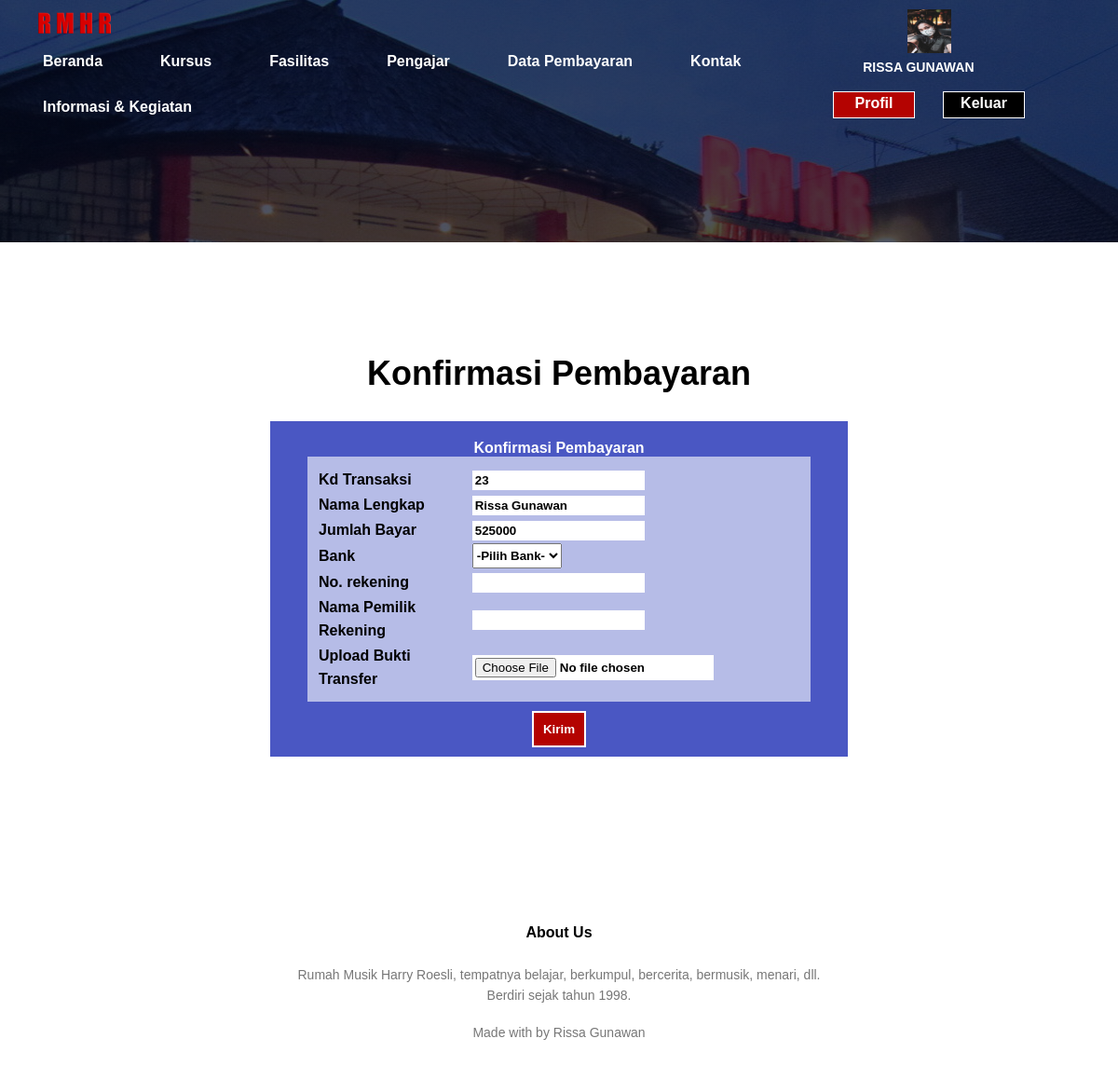
The page /user/bayar.php?id=23 (signed in) on the database its author committed.
### tables this page shows
CREATE TABLE `tamu` (
  `idtamu` int(11) NOT NULL,
  `username` varchar(20) NOT NULL,
  `email` varchar(50) NOT NULL,
  `nama` varchar(50) NOT NULL,
  `alamat` varchar(95) NOT NULL,
  `telepon` varchar(15) NOT NULL,
  `password` varchar(50) NOT NULL,
  `foto` varchar(1000) NOT NULL
);

CREATE TABLE `pemesanan` (
  `idpesan` int(11) NOT NULL,
  `idkursus` int(10) NOT NULL,
  `tipe` varchar(25) NOT NULL,
  `bidang` varchar(20) NOT NULL,
  `harga` int(11) NOT NULL,
  `idtamu` int(11) NOT NULL,
  `nama` varchar(50) NOT NULL,
  `alamat` varchar(95) NOT NULL,
  `telepon` varchar(15) NOT NULL,
  `status` varchar(20) NOT NULL,
  `created_at` timestamp NULL DEFAULT current_timestamp()
);

### user/bayar.php (the view, shortened to what this page needs)
<?php
		require_once "view/header.php";
		$ambilx = $_GET['id'];
		$sqlx = $pdo->query("SELECT * FROM pemesanan WHERE idpesan='$ambilx'");
		$datax = $sqlx->fetch();
		$idpesan = $datax['idpesan'];
		$nama = $datax['nama'];
		$harga = $datax['harga'];
?>
<section class="konfirmasi-bayar">
	<h1 style="background: white;padding-top: 20px;">Konfirmasi Pembayaran</h1>
			<center>
			<div class="datapesan" style="background: white;padding: 30px 0 130px;">
			<div style="width: 50%;background: #4a57c3;padding: 10px;">
			<form method="post" action="../fungsi/prosesbayar" enctype="multipart/form-data">
			<table style="width: 90%;padding: 10px;margin: 10px;">
				<caption style="color: white;">Konfirmasi Pembayaran</caption>
			<tr>
				<td>Kd Transaksi</td>
				<td><input type="text" readonly="readonly" required="required" name="txtid" value="<?php echo $idpesan ?>"></td>
			</tr>
			<tr>
				<td>Nama Lengkap</td>
				<td><input type="text" readonly="readonly" required="required" name="txtnama" value="<?php echo $nama ?>"></td>
			</tr>
			<tr>
				<td>Jumlah Bayar</td>
				<td><input type="text" readonly="readonly" required="required" name="txtharga" value="<?php echo $harga ?>"></td>
			</tr>
			<tr>
				<td>Bank</td>
				<td>
					<select name="txtbank" required="required" style="font-weight: bold">
						<option hidden="hidden">-Pilih Bank-</option>
					</select>
				</td>
			</tr>
			<tr>
				<td>No. rekening</td>
				<td><input type="text" required="required" name="txtnorek"></td>
			</tr>
			<tr>
				<td>Nama Pemilik Rekening</td>
				<td><input type="text" required="required" name="txtnamarek"></td>
			</tr>
			<tr>
				<td>Upload Bukti Transfer</td>
				<td><input type="file" required="required" name="txtgambar"></td>
			</tr>
		</table>
		<input type="submit" name="submit" value="Kirim" id="tombol" style="color: white; cursor: pointer;">
		</form>
		</div>
		</center>
</section>
<?php
	require_once "view/footer.php"
?>

### user/view/header.php (shortened to what this page needs)
<?php
	require_once "../fungsi/koneksi.php";
?>
<?php
		$ambil = $_SESSION['user'];
		$sql = $pdo->query("SELECT * FROM tamu WHERE idtamu='$ambil'");
		$data = $sql->fetch();
		$nama = $data['nama'];
		$foto = $data['foto'];
?>
<!DOCTYPE html>
<html>
<head>
	<link rel="stylesheet" type="text/css" href="../css/style.css">
	<link rel="stylesheet" type="text/css" href="../css/popup.css">
</head>
<body>
		<nav>
			<img src="../gambar/Music1.jpg" width="100px">
			<span style="float: right; margin-right: 100px;">
				<center><img src="../simpangambar/<?php
				if ($foto != '') {
					echo $foto;
				}
				else {
					echo 'profil.png';
				}
			?>" width="47px" height="47px"><p style="text-transform:uppercase;font-weight: bold;color: white;">&nbsp;&nbsp;<?php echo $nama; ?></p><li style="list-style: none;float: left;"><a href="profil" id="tomboll" style="padding:3px;border:1px solid white;">Profil</a></li>
				<li style="list-style: none;float: left;"><a href="../fungsi/proseskeluar.php" id="tombol2" style="padding:3px;border:1px solid white;">Keluar</a></li>
				</center>
			</span>
			<div class="nav-links" id="navLinks">
			<ul>
				<li><a href="index">Beranda</a></li>
				<li><a href="kursus">Kursus</a></li>
				<li><a href="fasilitas">Fasilitas</a></li>
				<li><a href="pengajar">Pengajar</a></li>
				<li><a href="datapesanan">Data Pembayaran</a></li>
				<li><a href="kontak">Kontak</a></li>
				<li><a href="blog">Informasi & Kegiatan</a></li>
			</ul>
			</div>
		</nav>
	<main>
		<center>

### css/style.css (style rules this page uses)
* { margin: 0px; padding: 0; font-family: 'Poppins', sans-serif; }
body { min-height: 100vh; width: 100%; background-image: linear-gradient(rgba(4,9,30,0.7),rgba(4,9,30,0.7)),url('../gambar/Studio1.jpg'); background-position: center; background-repeat: no-repeat; background-size: 1560px 788px; background-position: center top; position: relative; }
nav { height: 130px; overflow: hidden; background-color:#rgba(0,0,0,.1); top: 0; width: 100%; }
nav a { margin-left: 30px; float: left; display: block; color: #ffffff; text-align: center; padding: 14px 16px; text-decoration: none; font-weight: bold; }
nav a::after { content: ''; width: 0%; height: 3px; background: #f44336; display: block; margin: auto; transition: 0.5s; }
nav img { margin-top: 10px; margin-left: 30px; }
main { width: 100%; height: auto; margin-top: 130px; margin-bottom: 0; }
main table { margin: 16px; background: rgba(255,255,255,0.6); }
main input { border: 0; background: white; color: black; padding: 3px; }
main select { height: 27px; }
h1 { font-size: 36px; font-weight: 600; }
p { color: #777; font-size: 14px; font-weight: 300; line-height: 22px; }
.konfirmasi-bayar { width: 100%; margin: auto; text-align: center; padding-top: 100px; background: white; background-size: 100px; }
ul li { list-style: none; }
table tr { line-height: 25px; }
table { margin-top:10px; font-size:16px; font-weight:bold; }
input { border:2px solid #F90047; font-weight:bold; background:rgba(255,255,255,0.05); padding: 2px; color:black; }
table tr td { color:black; font-weight:bold; width: 120px; }
#tombol { background:#B40301; color:white; padding:10px; border:2px solid white; text-decoration: none; }
#tombol2 { margin-top: 15px; background:black; color:white; padding:10px; width:80px; border:2px solid white; text-decoration: none; }
#tomboll { margin-top: 15px; background:#B40301; color:white; padding:10px; width:80px; border:2px solid white; text-decoration: none; font-weight: bold; }

### rows shown on the page
tamu: foto (picture), nama "RISSA GUNAWAN"
pemesanan: txtid "23", txtnama "Rissa Gunawan", txtharga "525000"
